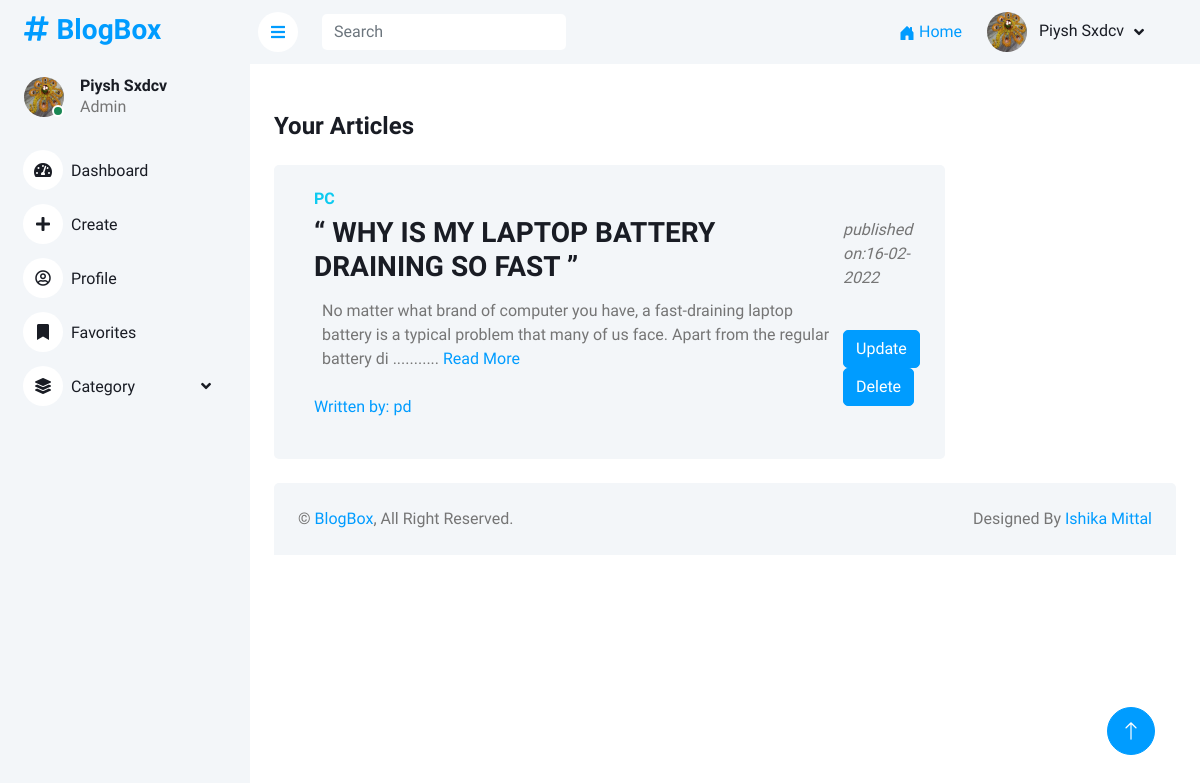
/dashboard/ (signed in), run on the app's committed database.
### users/models.py (models this page shows, shortened)
class Profile(models.Model):
    user = models.OneToOneField(User, on_delete=models.CASCADE)
    img = models.ImageField(default='default.jpg', upload_to='profile_pic')

### Blog/models.py (models this page shows, shortened)
class Blog(models.Model):
    author = models.ForeignKey("auth.User",
        on_delete = models.CASCADE,
        verbose_name = "written by ")
    category = models.CharField(max_length=30, choices=CATEGORY_CHOICES)
    image = models.ImageField(upload_to='blog_img')
    title = models.CharField(max_length=100)
    content = models.TextField()
    date_posted = models.DateTimeField(default= now,)
    views = models.IntegerField(default=0)
    status = models.CharField(max_length=10, choices=STATUS_CHOICES)
    favorites = models.ManyToManyField("auth.User", related_name='favorite', default=False, blank=True)

### dashboard/views.py (the view)
# urls.py: path('dashboard/', dash_views.dashboard, name='dashboard'),
@login_required
def dashboard(request):
    user = request.user
    posts = Blog.objects.all().filter(author=user)
    content = {
        'posts': posts,
    }
    return render(request, "dashboard.html", content)

### dashboard/templates/dashboard/dashboard.html
{% extends 'base_dash.html' %}
{% block body_block %}
<div class="row px-4 pt-5">
    <h4 class="mb-0">Your Articles
    </h4>
</div>
{% for post in posts %}
<div class="container-fluid pt-4 px-4">
    <div class="row g-4">
        <div class="col-sm-12 col-xl-9">
            <div class="bg-light rounded d-flex align-items-center justify-content-between p-4">
                <div class="ms-3">
                    <h6 class=" blog-category text-info text-uppercase">{{ post.category}}</h6>
                    <h3 class="blog-title"> “ {{post.title}} ” </h3>
                    <p class=" blog-description p-2"> {{ post.content|slice:":150"|safe }}
                        ...........<a href="/article/{{ post.id }}"> Read More </a>
                    </p>
                    <p class="blog-author"><a href="#">Written by: {{ post.author }}</a>
                    </p>
                </div>
                <div class=" pull-right">
                    {% if post.status == 'Draft' %}
                    <i><h5 type= "button" style="color:Red;">Draft</h5></i>
                    {% else %}
                    <p class=""><i>published on:{{ post.date_posted|date:"d-m-Y" }}</i>
                        {% endif %}
                    </p>
                    {% if post.author == user %}
                    <div>
                        <br>
                        <a href="/update/{{ post.id }}" class="btn btn-primary">Update</a>
                        <a href="/delete/{{ post.id }}" class="btn btn-primary">Delete</a>
                    </div>
                    {% endif %}
                </div>
            </div>
        </div>
    </div>
</div>
{% endfor %}
{% endblock %}

### dashboard/templates/dashboard/base_dash.html (shortened to what this page needs)
<!DOCTYPE html>
<html lang="en">
{% load static %}
<head>
  <link href="https://cdnjs.cloudflare.com/ajax/libs/font-awesome/5.10.0/css/all.min.css" rel="stylesheet" />
  <link href="https://cdn.jsdelivr.net/npm/bootstrap-icons@1.4.1/font/bootstrap-icons.css" rel="stylesheet" />
  <link href="{% static 'lib/owlcarousel/assets/owl.carousel.min.css' %}" rel="stylesheet" />
  <link href="{% static 'lib/tempusdominus/css/tempusdominus-bootstrap-4.min.css' %}" rel="stylesheet" />
  <link href="{% static 'css/bootstrap.min.css' %}" rel="stylesheet" />
  <link href="{% static 'css/style.css' %}" rel="stylesheet" />
</head>
<body>
  <div class="container-xxl position-relative bg-white d-flex p-0">
    <div class="sidebar pe-4 pb-3">
      <nav class="navbar bg-light navbar-light">
        <a href="/" class="navbar-brand mx-4 mb-3">
          <h3 class="text-primary">
            <i class="fa fa-hashtag me-2"></i>BlogBox
          </h3>
        </a>
        <div class="d-flex align-items-center ms-4 mb-4">
          <div class="position-relative">
            <img class="rounded-circle" src="{{ user.profile.img.url }}" alt="" style="width: 40px; height: 40px" />
            <div class="bg-success rounded-circle border border-2 border-white position-absolute end-0 bottom-0 p-1">
            </div>
          </div>
          <div class="ms-3">
            <h6 class="mb-0">
              {{user.first_name | title}} {{user.last_name | title}}
            </h6>
            <span>Admin</span>
          </div>
        </div>
        <div class="navbar-nav w-100">
          <a href="/dashboard/" class="nav-item nav-link "><i class="fa fa-tachometer-alt me-2"></i>Dashboard</a>
          <a href="/addpost/" class="nav-item nav-link"><i class="fas fa-plus me-2"></i>Create</a>
          <a href="/profile/" class="nav-item nav-link"><i class="far fa-user-circle me-2"></i>Profile</a>
          <a href="/favorites/" class="nav-item nav-link"><i class="fas fa-bookmark me-2"></i>Favorites</a>
          <div class="nav-item dropdown">
            <a href="#" class="nav-link dropdown-toggle" data-bs-toggle="dropdown"><i
                class="fas fa-layer-group me-2"></i>Category</a>
          </div>
        </div>
    </div>
  </div>
  <div class="content">
    <nav class="navbar navbar-expand bg-light navbar-light align-items-center sticky-top px-2 py-0">
      <a href="#" class="sidebar-toggler flex-shrink-0">
        <i class="fa fa-bars"></i>
      </a>
      <form class="d-none d-md-flex ms-4">
        <input class="form-control border-0" type="search" placeholder="Search" />
      </form>
      <div class="navbar-nav align-items-center ms-auto px-5">
        <div class="nav-item dropdown">
          <a href="{% url 'blog-home' %}">
            <span class="d-none d-lg-inline-flex">Home</span>
          </a>
        </div>
        <div class="nav-item dropdown">
          <a href="#" class="nav-link dropdown-toggle" data-bs-toggle="dropdown">
            <img class="rounded-circle me-lg-2" src="{{ user.profile.img.url }}" alt=""
              style="width: 40px; height: 40px" />
            <span class="d-none d-lg-inline-flex">{{user.first_name | title}} {{user.last_name | title}}</span>
          </a>
        </div>
      </div>
    </nav>
<div>
    {% block body_block %} {% endblock %}
</div>
    <div class="container-fluid pt-4 px-4">
        <div class="bg-light rounded-top p-4">
          <div class="row">
            <div class="col-12 col-sm-6 text-center text-sm-start">
              &copy; <a href="#">BlogBox</a>, All Right Reserved.
            </div>
            <div class="col-12 col-sm-6 text-center text-sm-end">
              Designed By
              <a href="https://github.com/ishikaamittal">Ishika Mittal</a>
            </div>
          </div>
        </div>
      </div>
    </div>
    <a href="#" class="btn btn-lg btn-primary btn-lg-square back-to-top"><i class="bi bi-arrow-up"></i></a>
  </body>
  </html>

### static/css/style.css (style rules this page uses)
:root { --primary: #009CFF; --light: #F3F6F9; --dark: #191C24; }
.back-to-top { position: fixed; display: none; right: 45px; bottom: 45px; z-index: 99; }
.btn { transition: .5s; }
.btn.btn-primary { color: #FFFFFF; }
.btn-lg-square { width: 48px; height: 48px; }
.btn-square, .btn-sm-square, .btn-lg-square { padding: 0; display: inline-flex; align-items: center; justify-content: center; font-weight: normal; border-radius: 50px; }
.sidebar { position: fixed; top: 0; left: 0; bottom: 0; width: 250px; height: 100vh; overflow-y: auto; background: var(--light); transition: 0.5s; z-index: 999; }
.content { margin-left: 250px; min-height: 100vh; background: #FFFFFF; transition: 0.5s; }
@media (min-width: 992px) { .sidebar { margin-left: 0; } }
@media (min-width: 992px) { .content { width: calc(100% - 250px); } }
.sidebar .navbar .navbar-nav .nav-link { padding: 7px 20px; color: var(--dark); font-weight: 500; border-left: 3px solid var(--light); border-radius: 0 30px 30px 0; outline: none; }
.sidebar .navbar .navbar-nav .nav-link i { width: 40px; height: 40px; display: inline-flex; align-items: center; justify-content: center; background: #FFFFFF; border-radius: 40px; }
.sidebar .navbar .dropdown-toggle::after { position: absolute; top: 15px; right: 15px; border: none; content: "\f107"; font-family: "Font Awesome 5 Free"; font-weight: 900; transition: .5s; }
.content .navbar .navbar-nav .nav-link { margin-left: 25px; padding: 12px 0; color: var(--dark); outline: none; }
.content .navbar .sidebar-toggler, .content .navbar .navbar-nav .nav-link i { width: 40px; height: 40px; display: inline-flex; align-items: center; justify-content: center; background: #FFFFFF; border-radius: 40px; }
.content .navbar .dropdown-toggle::after { margin-left: 6px; vertical-align: middle; border: none; content: "\f107"; font-family: "Font Awesome 5 Free"; font-weight: 900; transition: .5s; }

### data on the page
Blog: category "PC", title "WHY IS MY LAPTOP BATTERY DRAINING SO FAST", content "No matter what brand of computer you have, a fast-draining laptop battery is a typical problem that many of us face. Apart from the regular battery di", author "pd", date_posted "16-02-2022"

### other printed values
{{ user.first_name | title }} "Piysh"
{{ user.last_name | title }} "Sxdcv"
